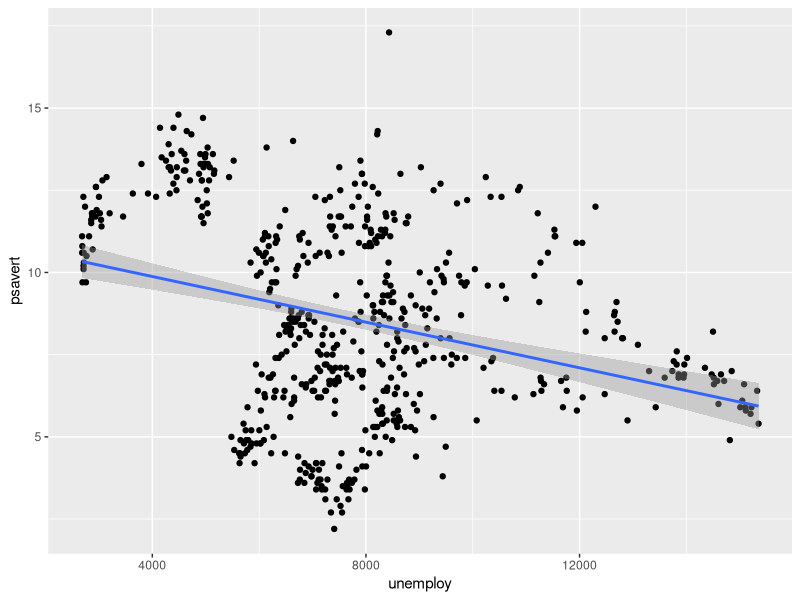
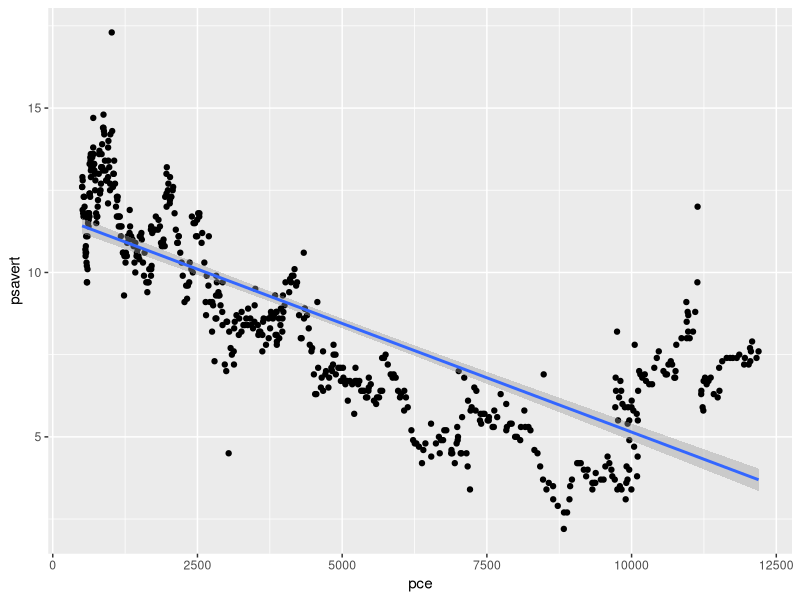
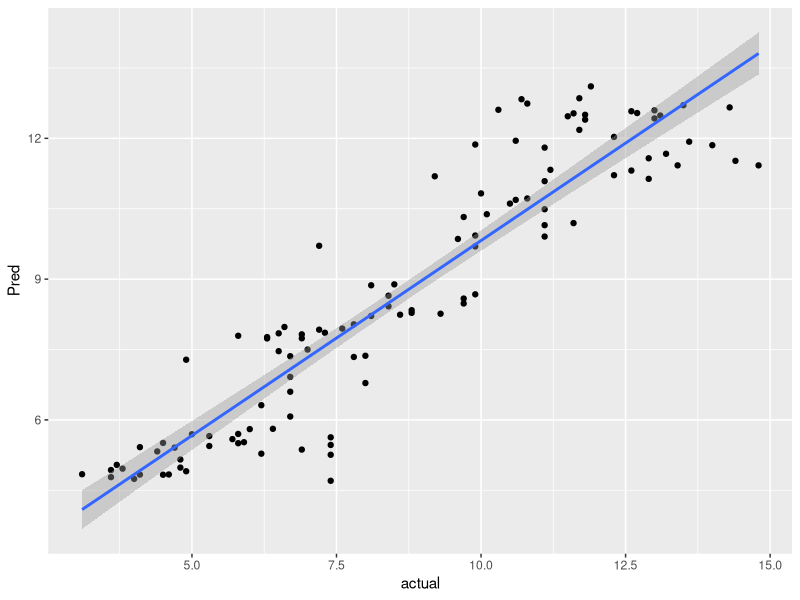

Generate these figures, in order, with R:
#install packages
install.packages("caret")
install.packages("ModelMetrics")

#load packages 
library(ggplot2)
library(caret)
library(ModelMetrics)


# 1. Load Economic Data:
#   Use the ggplot2 package to load the economic dataset.
#   Familiarize yourself with the dataset using the help function
data <- economics
help("economics")
str(economics)
summary(economics)


#2Correlation Between Variables
#Perform the Pearson correlation analysis between the personal savings rate (psavert) and
#the number of unemployed (unemploy).
psavert_unemp_col <- cor(data$psavert, data$unemploy, method = "pearson")
psavert_unemp_col


# Conduct a second Pearson correlation analysis between the personal savings rate
#(psavert) and personal consumption expenditures (pce).

psavert_pce_col <- cor(data$psavert, data$pce, method = "pearson")
psavert_pce_col

#Explore if there is a linear relationship between these variables and visualize the results
#with scatter plot
ggplot(data= data, mapping = aes(x = unemploy, y = psavert)) + geom_point() + geom_smooth(method = "lm", se = TRUE)
ggplot(data= data, mapping = aes(x = pce, y = psavert)) + geom_point() + geom_smooth(method = "lm", se = TRUE)


# 3. Linear Regression:
#   o Conduct linear regression analysis to predict the personal saving rate from other
# variables (excluding the date).

# o Split the dataset into 80% training and 20% testing. Use only training data for creating
# the linear model.

# o Evaluate the model's performance in terms of MAE and correlation between actual and
# predicted personal saving rates in the test dataset.
data <- data[,-1]
set.seed(123)
split <- createDataPartition(data$psavert, p = 0.8 , list= FALSE)
train <- data[split,]
test <- data[-split,] 
lm_fit<- lm(psavert~.,data=train)
summary(lm_fit)

ypred<- predict(lm_fit,test)
df= data.frame(actual = test$psavert, Pred= ypred)
ggplot(df, aes(x= actual, y= Pred))+ geom_point()+geom_smooth(method = "lm")
cor(ypred, test$psavert)
mae(test$psavert, ypred)
# 
# 
# 
# Classification with Iris dataset: Select "Sepal.Length", "Sepal.Width", "Petal.Length", and
# "Petal.Width" as the input features (independent variables) and "Species" as the output variable
# (dependent label).
# 4. Calculate the variance of the selected input variables and compare their importance.
# 5. Classify the Iris dataset using the K-Nearest Neighbors (KNN) algorithm. Split the data into
# training and testing sets, performing 10-fold cross-validation, and evaluating the model's
# performance based on classification accuracy.
